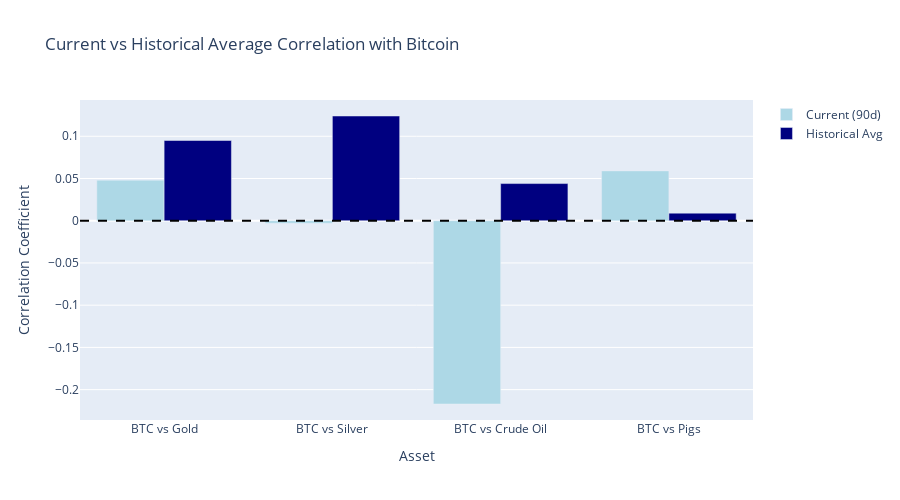

The notebook cell saved with this chart:
### Markdown cell above
### Compare current vs historical correlation

### Code cell
current_vs_historical = pd.DataFrame({
    'Current (90d)': rolling_corr_df.iloc[-1],
    'Historical Avg': rolling_corr_df.mean(),
    'Difference': rolling_corr_df.iloc[-1] - rolling_corr_df.mean()
}).round(3)

print("\nCurrent vs Historical Average Correlation:\n")
print(current_vs_historical)

fig = go.Figure()

fig.add_trace(go.Bar(
    name='Current (90d)',
    x=current_vs_historical.index,
    y=current_vs_historical['Current (90d)'],
    marker_color='lightblue'
))

fig.add_trace(go.Bar(
    name='Historical Avg',
    x=current_vs_historical.index,
    y=current_vs_historical['Historical Avg'],
    marker_color='navy'
))

fig.update_layout(
    title='Current vs Historical Average Correlation with Bitcoin',
    xaxis_title='Asset',
    yaxis_title='Correlation Coefficient',
    barmode='group',
    height=500
)
fig.add_hline(y=0, line_dash="dash", line_color="black")
fig.show()

### Figure 1 — Plotly figure (JSON) as saved in the notebook; plotly's stock layout.template omitted (floating-point values rounded to 4 significant figures)
{"data": [{"marker": {"color": "lightblue"}, "name": "Current (90d)", "type": "bar", "x": ["BTC vs Gold", "BTC vs Silver", "BTC vs Crude Oil", "BTC vs Pigs"], "y": [0.048, -0.003, -0.217, 0.059]}, {"marker": {"color": "navy"}, "name": "Historical Avg", "type": "bar", "x": ["BTC vs Gold", "BTC vs Silver", "BTC vs Crude Oil", "BTC vs Pigs"], "y": [0.095, 0.124, 0.044, 0.009]}], "layout": {"barmode": "group", "height": 500, "shapes": [{"line": {"color": "black", "dash": "dash"}, "type": "line", "x0": 0, "x1": 1, "xref": "x domain", "y0": 0, "y1": 0, "yref": "y"}], "title": {"text": "Current vs Historical Average Correlation with Bitcoin"}, "xaxis": {"title": {"text": "Asset"}}, "yaxis": {"title": {"text": "Correlation Coefficient"}}}}
